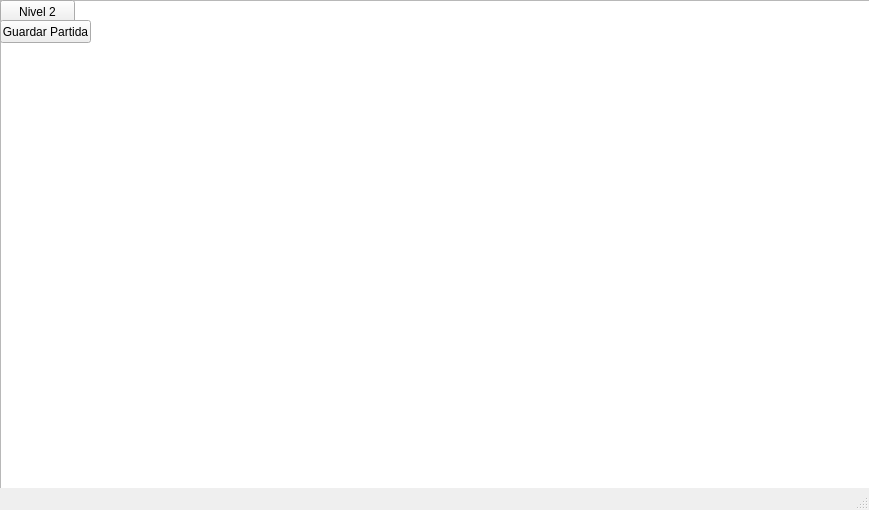
<?xml version="1.0" encoding="UTF-8"?>
<ui version="4.0">
 <class>VentanaJuego</class>
 <widget class="QMainWindow" name="VentanaJuego">
  <property name="geometry">
   <rect>
    <x>0</x>
    <y>0</y>
    <width>869</width>
    <height>510</height>
   </rect>
  </property>
  <property name="windowTitle">
   <string>Harry Potter</string>
  </property>
  <widget class="QWidget" name="centralwidget">
   <widget class="QGraphicsView" name="graphicsView">
    <property name="geometry">
     <rect>
      <x>0</x>
      <y>0</y>
      <width>891</width>
      <height>502</height>
     </rect>
    </property>
   </widget>
   <widget class="QPushButton" name="pushButton">
    <property name="geometry">
     <rect>
      <x>0</x>
      <y>0</y>
      <width>75</width>
      <height>23</height>
     </rect>
    </property>
    <property name="text">
     <string>Nivel 2</string>
    </property>
   </widget>
   <widget class="QPushButton" name="pushButton_2">
    <property name="geometry">
     <rect>
      <x>0</x>
      <y>20</y>
      <width>91</width>
      <height>23</height>
     </rect>
    </property>
    <property name="text">
     <string>Guardar Partida</string>
    </property>
   </widget>
  </widget>
  <widget class="QMenuBar" name="menubar">
   <property name="geometry">
    <rect>
     <x>0</x>
     <y>0</y>
     <width>869</width>
     <height>21</height>
    </rect>
   </property>
  </widget>
  <widget class="QStatusBar" name="statusbar"/>
 </widget>
 <resources/>
 <connections/>
</ui>
